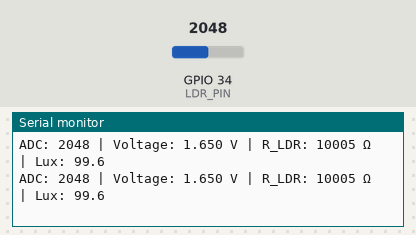
Bench run of a program on a simulated ESP32. Shown: the last lines printed to the serial monitor. The inputs (shaded band) are chosen by the test bench; at power-on: GPIO 34 (LDR_PIN) = 2048 (analog values on the 0–4095 scale).

Above: at 1.8 s.
1.9 s: GPIO 34 (LDR_PIN) set to 0
At 2.6 s:
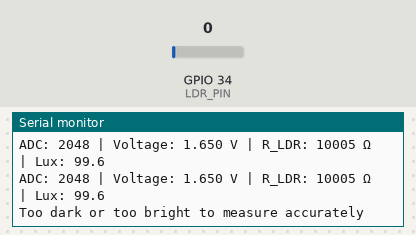
4.5 s: GPIO 34 (LDR_PIN) set to 491
At 5.8 s:
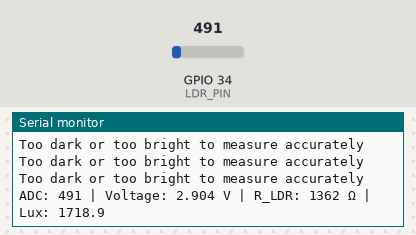

Measured:
- after the input at 1.9 s, the serial monitor: prints a new line after 0.10 s (image 1)
- after the input at 4.5 s, the serial monitor: prints a new line after 0.50 s (image 2)

The program:

main.cpp
```cpp
#include <Arduino.h>
#include <math.h>

const int LDR_PIN = 34;      // ADC pin connected to junction
const float GAMMA = 0.7;     // Wokwi photoresistor exponent
const float RL10 = 50.0;     // LDR resistance at 10 lux (kΩ)
const float VCC = 3.3;       // supply voltage
const float R_FIXED = 10000; // series resistor (10 kΩ)


bool checkZero(float voltage) {
    if (voltage <= 0.0 || voltage >= VCC) {
        Serial.println("Too dark or too bright to measure accurately");
        return true;
    } else {
        return false;
    }
}

void setup() {
    Serial.begin(115200);
    analogSetPinAttenuation(LDR_PIN, ADC_11db); // 0–3.3V range
    analogReadResolution(12);                   // 12-bit ADC
}

void loop() {
    int adcValue = analogRead(LDR_PIN);
    float voltage = adcValue * (VCC / 4095.0);

    voltage = VCC - voltage; // invert voltage, now increases with light

    if(checkZero(voltage)){
        delay(1000);
        return;
    }

    //compute resistance and derive lux
    float R_LDR = R_FIXED * (VCC - voltage) / voltage;
    float lux = pow((RL10 * 1000.0 * pow(10.0, GAMMA)) / R_LDR, (1.0 / GAMMA));

    // Output readings
    Serial.print("ADC: "); Serial.print(adcValue);
    Serial.print(" | Voltage: "); Serial.print(voltage, 3); Serial.print(" V");
    Serial.print(" | R_LDR: "); Serial.print(R_LDR, 0); Serial.print(" Ω");
    Serial.print(" | Lux: "); Serial.println(lux, 1);

    delay(1000);
}
```
